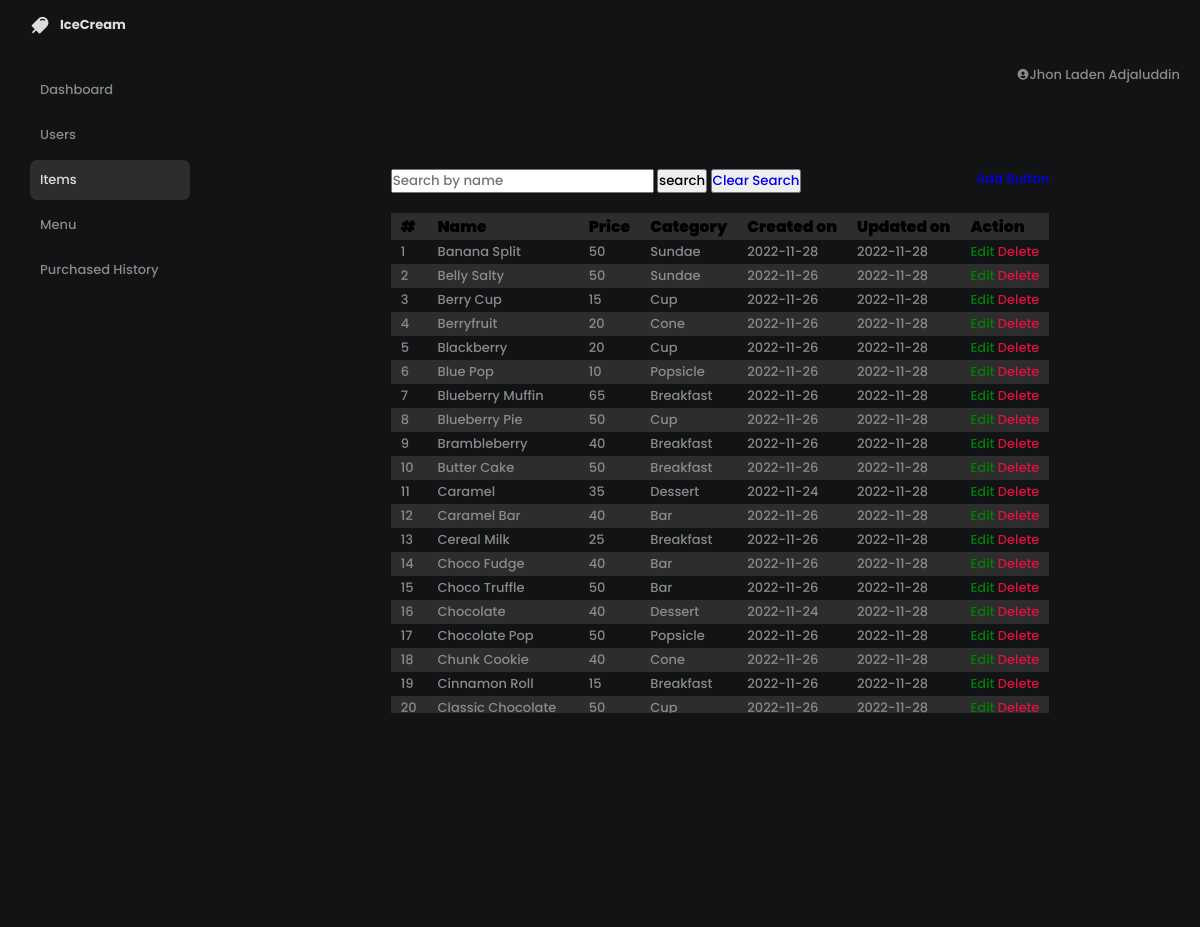
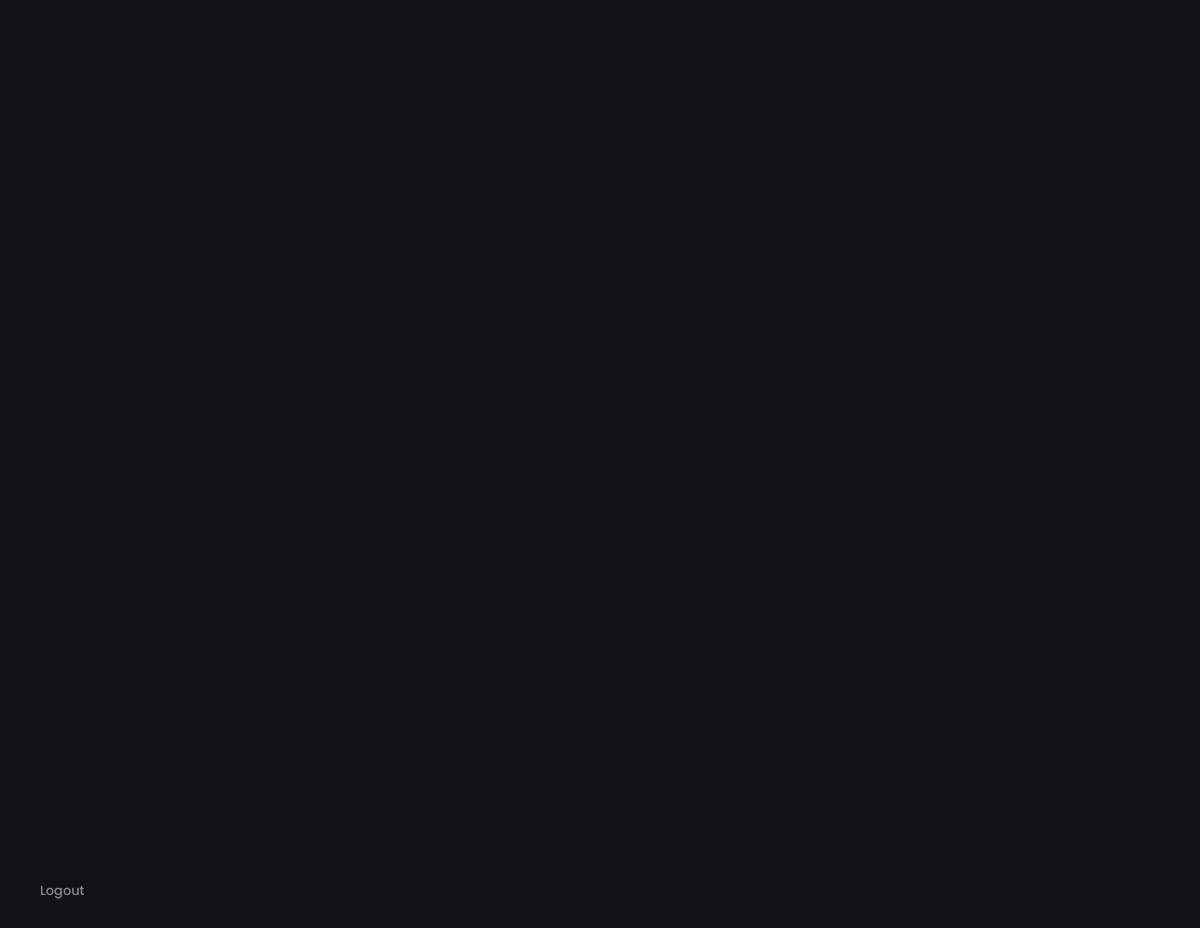
The app's page /Items/items.php (signed in) with its own data (2 pictures, top to bottom).
### tables this page shows
CREATE TABLE `items` (
  `id` int(11) NOT NULL,
  `name` varchar(255) NOT NULL,
  `quantity` int(11) NOT NULL,
  `price` float NOT NULL,
  `category` int(11) NOT NULL,
  `created_at` timestamp NOT NULL DEFAULT current_timestamp(),
  `updated_at` timestamp NOT NULL DEFAULT current_timestamp() ON UPDATE current_timestamp(),
  `isDeleted` tinyint(1) DEFAULT 0
);

CREATE TABLE `categories` (
  `id` int(11) NOT NULL,
  `name` varchar(255) NOT NULL,
  `icon` varchar(255) NOT NULL,
  `quantity` int(11) NOT NULL,
  `color` varchar(255) NOT NULL,
  `created_at` timestamp NOT NULL DEFAULT current_timestamp(),
  `updated_at` timestamp NOT NULL DEFAULT current_timestamp() ON UPDATE current_timestamp()
);

### classes/item.class.php (called while the page is built, shortened)
<?php
require_once 'database.php';
class Item{
    protected $db ;
    function __construct(){
        $this->db = new Database();
    }
    function show_with_category(){
        $sql = "SELECT items.id, items.name, items.price, categories.name as category,date(items.created_at) as created_at, date(items.updated_at) as updated_at FROM items JOIN categories ON items.category = categories.id WHERE ITEMS.isDeleted = false ORDER BY items.name ;";
        $query = $this->db->connect()->prepare($sql);
        if($query->execute()){
            $data = $query->fetchAll();
        }
        return $data;
    }
}
?>

### classes/database.php (called while the page is built)
<?php
    class Database{
        public $host = 'locahost';
        public $username = 'root';
        public $password = '';
        public $database = 'ice_cream';
        protected $connection ;
        function connect(){
            try {
                $this->connection = new PDO("mysql: host= $this->host;dbname=$this->database",$this->username, $this->password);
            }catch(PDOException $e){
                echo 'connection error'. $e->getMessage();
            }
            return $this->connection;
        }
    }
?>

### Items/items.php (the view, shortened to what this page needs)
<?php
    include_once '../includes/header.php';
    include_once '../includes/sidebar.php';
    require_once '../includes/headerMain.php';
    require_once '../classes/item.class.php';
?>
        <div class="table-container fluid flex flex-justify-center">
            <div class="wrapper">
                <div class="button-container flex flex-justify-between">
                    <form action="items.php?search="<?php if (isset($_GET['search-submit'])) echo $_GET['search'];?> method = "GET">
                        <input type="text" name = "search" id = "search" autocomplete = "off" placeholder = "Search by name" value = "<?php if (isset($_GET['search'])) echo $_GET['search']; ?>">
                        <input type="submit" class="button" value="search" name="search-submit" id="search-submit">
                        <button>
                            <a href="items.php" class="clear">Clear Search</a>
                        </button>
                    </form>
                    <?php
                    if ($_SESSION['logged-in']['type'] == "Admin"){?>
                        <a href="addItem.php" class="add-button">
                            <span class = "text"> Add Button </span>
                        </a>
                    <?php
                    }
                    ?>
                </div>
                <table class = "styled-table ">
                </div>
                <tbody class="scrollit">
                    <tr class = "brand bolder " >
                        <th>#</th>
                        <th>Name</th>
                        <th>Price</th>
                        <th>Category</th>
                        <th>Created on</th>
                        <th>Updated on</th>
                        <?php
                        if($_SESSION['logged-in']['type'] == "Admin"){ ?>
                            <th>Action</th>
                        <?php
                        }
                        ?>
                    </tr>
                    <?php
                        $item = new Item();
                        $counter = 1;
                        if(isset($_GET['search-submit'])){
                            foreach($item->show_selected_name($_GET['search']) as $value){
                            ?>
                                <tr >
                                    <td ><?php echo $counter++ ?> </td>
                                    <td><?php echo $value['name']?></td>
                                    <td><?php echo $value['price']?></td>
                                    <td><?php echo $value['category']?></td>
                                    <td><?php echo $value['created_at']?></td>
                                    <td><?php echo $value['updated_at']?></td>
                                    <?php
                                        if($_SESSION['logged-in']['type'] == "Admin"){?>
                                         <td class = "action" >
                                            <a class = "grass" href = "editItem.php?id=<?php echo $value['id']?>">Edit</a>
                                            <a href = "items.php?id=<?php echo $value['id']?>" class = "danger" > Delete<a>
                                        </td>
                                        <?php
                                    }
                                    ?>
                                </tr>
                        <?php
                            }
                        }else{
                        foreach($item->show_with_category() as $value){
                    ?>
                        <tr >
                            <td ><?php echo $counter++ ?> </td>
                            <td><?php echo $value['name']?></td>
                            <td><?php echo $value['price']?></td>
                            <td><?php echo $value['category']?></td>
                            <td><?php echo $value['created_at']?></td>
                            <td><?php echo $value['updated_at']?></td>
                            <?php
                            if($_SESSION['logged-in']['type'] == "Admin"){?>
                                <td class = "action" >
                                    <a class = "grass" href = "editItem.php?id=<?php echo $value['id']?>">Edit</a>
                                    <a class = "danger" href = "items.php?id=<?php echo $value['id']?> " > Delete<a>
                                </td>
                            <?php
                            }
                            ?>
                        </tr>
                    <?php
                        }}
                    ?>
                </tbody>
        </div>
    </div>
</body>
</html>

### css/style.css (style rules this page uses)
:root { --dark: #232c33; --dark-2: #1a1f27; --text-color: #a5a9ac; --secondary-color: #c48af9; --blue-berry: #2d3b41; --sea: #1da5ff; }
* { margin: 0; padding: 0; font-weight: 500; font-family: 'Poppins', sans-serif; box-sizing: border-box; }
body { background: var(--dark); }
.flex { display: flex; }
.flex-justify-between { justify-content: space-between; }
.brand { font-size: 1.2rem; }
.grass { color: green; }
.danger { color: crimson; }
.bolder { font-weight: bolder; }
table, th, tr, td { border-collapse: collapse; }
th,tr, td { padding: 2px 10px; }
tr { position:relative; }
td { color: #888a8c; }
tbody tr:nth-child(odd) { background-color: #2d2d2d; }
table { table-layout: fixed; }
tbody { display: block; overflow: auto; }
.scrollit { height: 500px; overflow-y: scroll; }
.table-container .styled-table tr th { color: black; font-weight: bolder; text-align: left; }
.table-container .wrapper { width: fit-content; }

### css/home.css (style rules this page uses)
:root { --dark-home: #111315; --text-light: #dddddd; --dark-light: #2d2d2d; --dirty-white: #606264; --dirty-white-2: #bfbfbf; --text-color: var(--dirty-white); --trans-2: all 0.2s ease; --trans-3: all 0.3s ease; --trans-4: all 0.4s ease; --trans-5: all 0.5s ease; --sidebar-width: 20%; --menu-width: 55%; --right-sidebar: 25%; --list-width: 150%; }
.dark-home { background: var(--dark-home); }
a { text-decoration: none; color: none }
.flex-justify-center { justify-content: center; }

### css/media.css (style rules this page uses)
@media (max-width: 1366px) { :root { font-size: 13px; } }

### css/items.css (style rules this page uses)
.button-container { padding: 20px 0px; }

### records on screen
items: name "Banana Split", price "50", category.name "Sundae", created_at "2022-11-28", updated_at "2022-11-28"
items: name "Belly Salty", price "50", category.name "Sundae", created_at "2022-11-26", updated_at "2022-11-28"
items: name "Berry Cup", price "15", category.name "Cup", created_at "2022-11-26", updated_at "2022-11-28"
items: name "Berryfruit", price "20", category.name "Cone", created_at "2022-11-26", updated_at "2022-11-28"
items: name "Blackberry", price "20", category.name "Cup", created_at "2022-11-26", updated_at "2022-11-28"
items: name "Blue Pop", price "10", category.name "Popsicle", created_at "2022-11-26", updated_at "2022-11-28"
items: name "Blueberry Muffin", price "65", category.name "Breakfast", created_at "2022-11-26", updated_at "2022-11-28"
items: name "Blueberry Pie", price "50", category.name "Cup", created_at "2022-11-26", updated_at "2022-11-28"
items: name "Brambleberry", price "40", category.name "Breakfast", created_at "2022-11-26", updated_at "2022-11-28"
items: name "Butter Cake", price "50", category.name "Breakfast", created_at "2022-11-26", updated_at "2022-11-28"
items: name "Caramel", price "35", category.name "Dessert", created_at "2022-11-24", updated_at "2022-11-28"
items: name "Caramel Bar", price "40", category.name "Bar", created_at "2022-11-26", updated_at "2022-11-28"
items: name "Cereal Milk", price "25", category.name "Breakfast", created_at "2022-11-26", updated_at "2022-11-28"
items: name "Choco Fudge", price "40", category.name "Bar", created_at "2022-11-26", updated_at "2022-11-28"
items: name "Choco Truffle", price "50", category.name "Bar", created_at "2022-11-26", updated_at "2022-11-28"
items: name "Chocolate", price "40", category.name "Dessert", created_at "2022-11-24", updated_at "2022-11-28"
items: name "Chocolate Pop", price "50", category.name "Popsicle", created_at "2022-11-26", updated_at "2022-11-28"
items: name "Chunk Cookie", price "40", category.name "Cone", created_at "2022-11-26", updated_at "2022-11-28"
items: name "Cinnamon Roll", price "15", category.name "Breakfast", created_at "2022-11-26", updated_at "2022-11-28"
items: name "Classic Chocolate", price "50", category.name "Cup", created_at "2022-11-26", updated_at "2022-11-28"

### other values on screen
$_SESSION['logged-in']['firstname'] "Jhon Laden"
$_SESSION['logged-in']['lastname'] "Adjaluddin"
